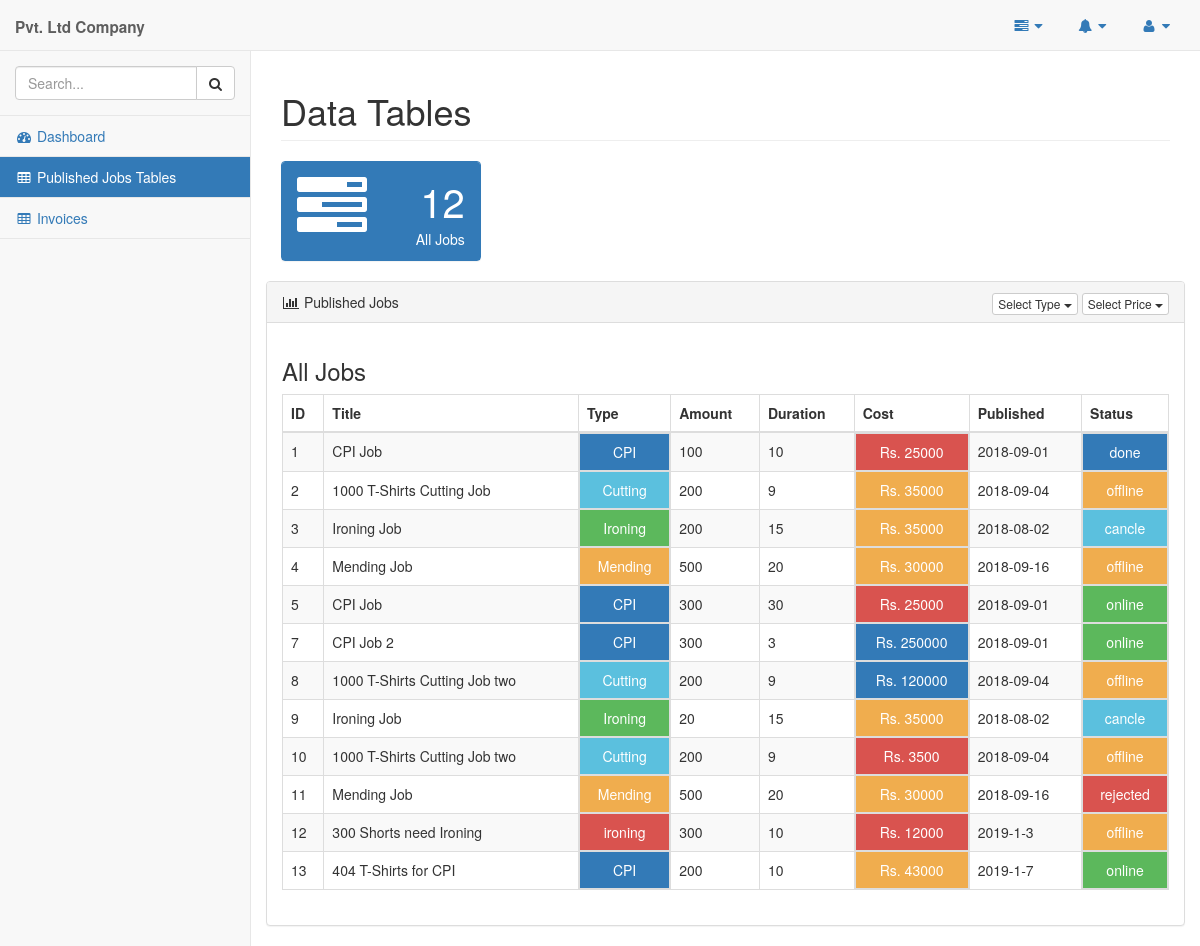
The app's page /pages/company_tables.php, older data.
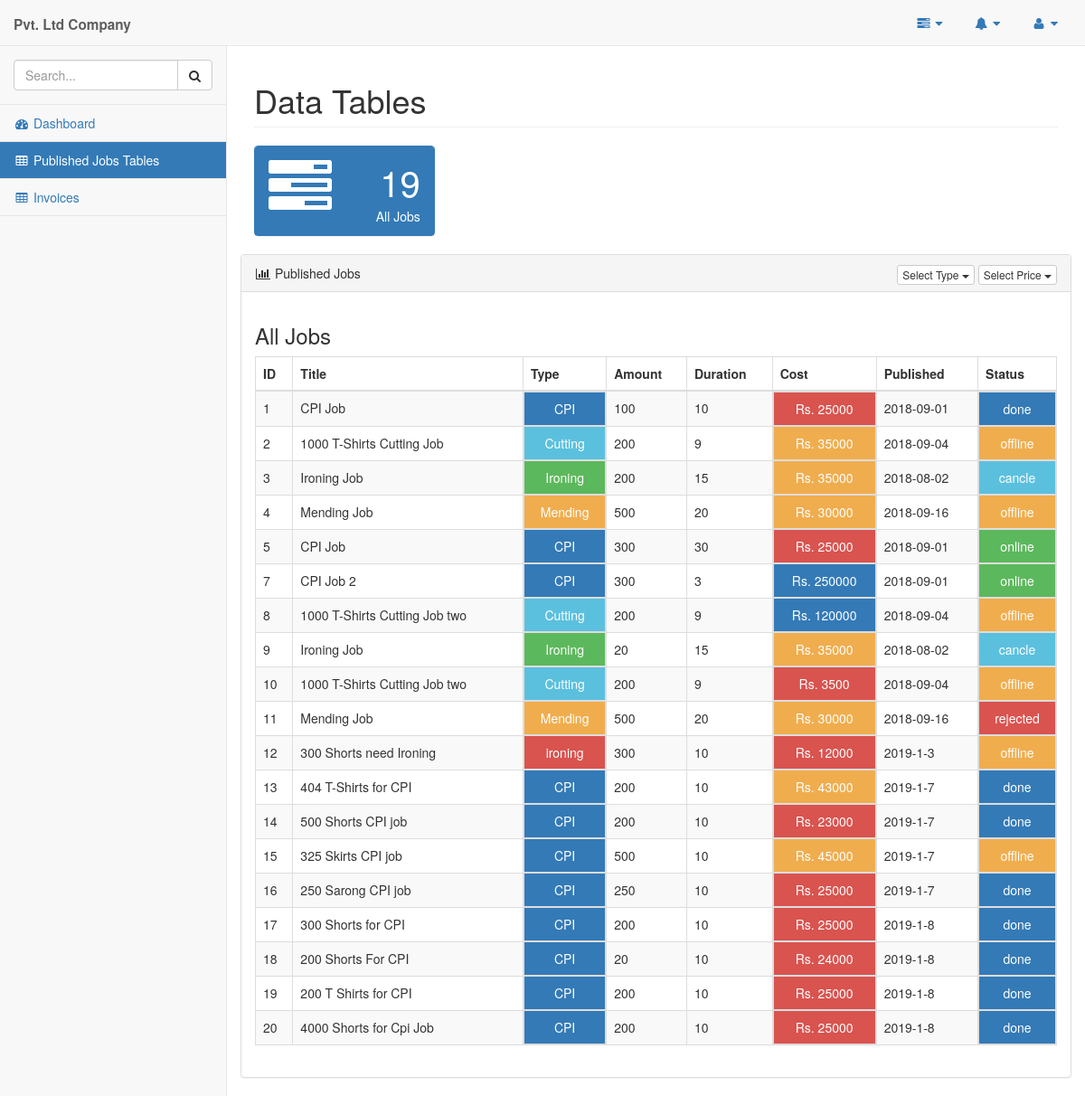
The same page, newer data.
### tables this page shows
CREATE TABLE `company_job` (
  `jobID` int(11) NOT NULL,
  `jobTitle` varchar(45) DEFAULT NULL,
  `jobType` varchar(45) DEFAULT NULL,
  `jobAmount` varchar(45) DEFAULT NULL,
  `jobPeriod` varchar(45) DEFAULT NULL,
  `jobPrice` int(45) DEFAULT NULL,
  `jobDate` varchar(45) DEFAULT NULL,
  `jobStatus` varchar(45) DEFAULT NULL,
  `comID` varchar(10) NOT NULL,
  `supID` varchar(45) NOT NULL
);

### pages/query_boxes/company_all_published_jobs.php (the view)
<?php
    $queryJob="SELECT * FROM company_job";
    $resultJob=mysqli_query($conn,$queryJob);
    if(mysqli_num_rows($resultJob)>0){
        while($rowJob=mysqli_fetch_assoc($resultJob)){
            $status="danger";
            if($rowJob['jobStatus']=="offline"){
                $status="warning";
            }else if($rowJob['jobStatus']=="online"){
                $status="success";
            }else if($rowJob['jobStatus']=="cancle"){
                $status="info";
            }else if($rowJob['jobStatus']=="rejected"){
                $status="danger";
            }else if($rowJob['jobStatus']=="done"){
                $status="primary";
            }
            $cost="danger";
            if($rowJob['jobPrice']>100000){
                $cost="primary";
            }else if($rowJob['jobPrice']>75000){
                $cost="info";
            }else if($rowJob['jobPrice']>50000){
                $cost="success";
            }else if($rowJob['jobPrice']>25000){
                $cost="warning";
            }
            $type="danger";
            if($rowJob['jobType']=="CPI"){
                $type="primary";
            }else if($rowJob['jobType']=="Cutting"){
                $type="info";
            }else if($rowJob['jobType']=="Ironing"){
                $type="success";
            }else if($rowJob['jobType']=="Mending"){
                $type="warning";
            }
            echo "<tr>
                    <td>".$rowJob['jobID']."</td>
                    <td>".$rowJob['jobTitle']."</td>
                    <td class='btn btn-$type' style='width:100%;border-radius:0'>".$rowJob['jobType']."</td>
                    <td>".$rowJob['jobAmount']."</td>
                    <td>".$rowJob['jobPeriod']."</td>
                    <td class='btn btn-$cost' style='width:100%;border-radius:0'>Rs. ".$rowJob['jobPrice']."</td>
                    <td>".$rowJob['jobDate']."</td>
                    <td class='btn btn-$status' style='width:100%;border-radius:0'>".$rowJob['jobStatus']."</td>
                </tr>";
        }
    }
?>

### pages/company_tables.php (shortened to what this page needs)
<!DOCTYPE html>
<html lang="en">
<head>
    <link href="vendor/bootstrap/css/bootstrap.min.css" rel="stylesheet">
    <link href="vendor/metisMenu/metisMenu.min.css" rel="stylesheet">
    <link href="../dist/css/sb-admin-2.css" rel="stylesheet">
    <link href="vendor/morrisjs/morris.css" rel="stylesheet">
    <link href="vendor/font-awesome/css/font-awesome.min.css" rel="stylesheet" type="text/css">
</head>
<body>
    <div id="wrapper">
        <nav class="navbar navbar-default navbar-static-top" role="navigation" style="margin-bottom: 0">
            <div class="navbar-header">
                <a class="navbar-brand" href="index.html"><strong><?=$_SESSION['userName']?><Small> Pvt. Ltd Company</Small></strong></a>
            </div>
            <ul class="nav navbar-top-links navbar-right">
                <li class="dropdown">
                    <a class="dropdown-toggle" data-toggle="dropdown" href="#">
                        <i class="fa fa-tasks fa-fw"></i> <i class="fa fa-caret-down"></i>
                    </a>
                </li>
                <li class="dropdown">
                    <a class="dropdown-toggle" data-toggle="dropdown" href="#">
                    <span class id="count" ></span><i class="fa fa-bell fa-fw"></i> <i class="fa fa-caret-down"></i>
                    </a>
                </li>
                <li class="dropdown">
                    <a class="dropdown-toggle" data-toggle="dropdown" href="#">
                        <i class="fa fa-user fa-fw"></i> <i class="fa fa-caret-down"></i>
                    </a>
                </li>
            </ul>
            <div class="navbar-default sidebar" role="navigation">
                <div class="sidebar-nav navbar-collapse">
                    <ul class="nav" id="side-menu">
                        <li class="sidebar-search">
                            <div class="input-group custom-search-form">
                                <input type="text" class="form-control" placeholder="Search...">
                                <span class="input-group-btn">
                                <button class="btn btn-default" type="button">
                                    <i class="fa fa-search"></i>
                                </button>
                            </span>
                            </div>
                        </li>
                        <li>
                            <a href="company.php"><i class="fa fa-dashboard fa-fw"></i> Dashboard</a>
                        </li>
                        <li class="bg-primary">
                            <a style="color:white" href="#"><i class="fa fa-table fa-fw"></i> Published Jobs Tables</a>
                        </li>
                        <li>
                            <a href="./company_invoices.php"><i class="fa fa-table fa-fw"></i> Invoices</a>
                        </li>
                    </ul>
                </div>
            </div>
        </nav>
        <div id="page-wrapper">
            <div class="row">
                <div class="col-lg-12">
                    <h1 class="page-header">Data Tables</h1>
                </div>
            </div>
           <div class="row">
                <div class="col-lg-3 col-md-6">
                    <div class="panel panel-primary" >
                        <div class="panel-heading">
                            <div class="row">
                                <div class="col-xs-3">
                                    <i class="fa fa-tasks fa-5x"></i>
                                </div>
                                <div class="col-xs-9 text-right">
                                    <div class="huge">
                                    <?php
                                        require_once '../db_config/config.php';
                                        require_once './query_boxes/company_all_jobs_count.php';
                                    ?>  </div>
                                    <div>All Jobs</div>
                                </div>
                            </div>
                        </div>
                    </div>
                </div>
            </div>
             <div class="row">
            <div id="published" class="row">
                <div class="col-lg-12">
                    <div class="panel panel-default">
                       <div class="panel-heading">
                            <i class="fa fa-bar-chart-o fa-fw"></i> Published Jobs
                            <div class="pull-right">
                                <div class="btn-group">
                                    <button type="button" class="btn btn-default btn-xs dropdown-toggle" data-toggle="dropdown">
                                        Select Type
                                        <span class="caret"></span>
                                    </button>
                                </div>
                                <div class="btn-group">
                                    <button type="button" class="btn btn-default btn-xs dropdown-toggle" data-toggle="dropdown">
                                        Select Price
                                        <span class="caret"></span>
                                    </button>
                                </div>
                            </div>
                        </div>
                        <div class="panel-body" id="all">
                            <div class="row">
                                <div class="col-lg-12">
                                    <h3>All Jobs</h3>
                                    <div class="table-responsive">
                                        <table class="table table-bordered table-hover table-striped">
                                            <thead>
                                                <tr>
                                                    <th>ID</th>
                                                    <th>Title</th>
                                                    <th>Type</th>
                                                    <th>Amount</th>
                                                    <th>Duration</th>
                                                    <th>Cost</th>
                                                    <th>Published</th>
                                                    <th>Status</th>
                                                </tr>
                                            </thead>
                                            <tbody>
                                                 <?php
                                                        require_once('../db_config/config.php');
                                                        require_once('./query_boxes/company_all_published_jobs.php');
                                                ?>
                                            </tbody>
                                        </table>
                                    </div>
                                </div>
                            </div>
                        </div>
                    </div>
                </div>
                 </div>
            </div>
        </div>
    </div>
</body>
</html>

### pages/query_boxes/company_all_jobs_count.php
<?php
    $query="SELECT COUNT(jobID) AS jobCount FROM company_job";
    $result=mysqli_query($conn,$query);
    if(mysqli_num_rows($result)>0){
        $row=mysqli_fetch_assoc($result);
        echo $row['jobCount'];
    }
?>

Row changes from the older to the newer data that the page shows:
changed company_job "404 T-Shirts for CPI": jobStatus "online" → "done"
added company_job: jobID "14", jobTitle "500 Shorts CPI job", jobType "CPI", jobAmount "200", jobPeriod "10", jobPrice "23000", jobDate "2019-1-7", jobStatus "done"
added company_job: jobID "15", jobTitle "325 Skirts CPI job", jobType "CPI", jobAmount "500", jobPeriod "10", jobPrice "45000", jobDate "2019-1-7", jobStatus "offline"
added company_job: jobID "16", jobTitle "250 Sarong CPI job", jobType "CPI", jobAmount "250", jobPeriod "10", jobPrice "25000", jobDate "2019-1-7", jobStatus "done"
added company_job: jobID "17", jobTitle "300 Shorts for CPI", jobType "CPI", jobAmount "200", jobPeriod "10", jobPrice "25000", jobDate "2019-1-8", jobStatus "done"
added company_job: jobID "18", jobTitle "200 Shorts For CPI", jobType "CPI", jobAmount "20", jobPeriod "10", jobPrice "24000", jobDate "2019-1-8", jobStatus "done"
added company_job: jobID "19", jobTitle "200 T Shirts for CPI", jobType "CPI", jobAmount "200", jobPeriod "10", jobPrice "25000", jobDate "2019-1-8", jobStatus "done"
added company_job: jobID "20", jobTitle "4000 Shorts for Cpi Job", jobType "CPI", jobAmount "200", jobPeriod "10", jobPrice "25000", jobDate "2019-1-8", jobStatus "done"
Text that changed along with them:
$row['jobCount']: "12" → "19"
